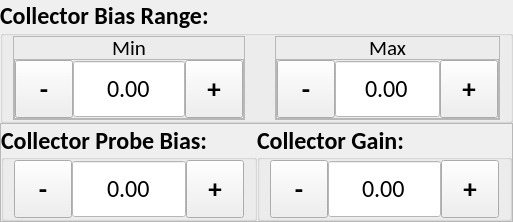
          <widget class="QWidget" name="ion_energy_analyzer_2">
           <layout class="QVBoxLayout" name="verticalLayout_36">
            <property name="spacing">
             <number>0</number>
            </property>
            <property name="leftMargin">
             <number>0</number>
            </property>
            <property name="topMargin">
             <number>0</number>
            </property>
            <property name="rightMargin">
             <number>0</number>
            </property>
            <property name="bottomMargin">
             <number>0</number>
            </property>
            <item>
             <widget class="QGroupBox" name="ion_collect_bias_gb">
              <property name="minimumSize">
               <size>
                <width>0</width>
                <height>112</height>
               </size>
              </property>
              <property name="font">
               <font>
                <family>Calibri</family>
                <pointsize>18</pointsize>
                <weight>75</weight>
                <bold>true</bold>
               </font>
              </property>
              <property name="title">
               <string>Collector Bias Range:</string>
              </property>
              <layout class="QHBoxLayout" name="horizontalLayout_64">
               <property name="spacing">
                <number>30</number>
               </property>
               <property name="leftMargin">
                <number>10</number>
               </property>
               <property name="topMargin">
                <number>0</number>
               </property>
               <property name="rightMargin">
                <number>10</number>
               </property>
               <property name="bottomMargin">
                <number>0</number>
               </property>
               <item>
                <widget class="QFrame" name="ion_collect_bias_min_frame">
                 <property name="maximumSize">
                  <size>
                   <width>1000</width>
                   <height>1000</height>
                  </size>
                 </property>
                 <property name="frameShape">
                  <enum>QFrame::StyledPanel</enum>
                 </property>
                 <property name="frameShadow">
                  <enum>QFrame::Raised</enum>
                 </property>
                 <layout class="QVBoxLayout" name="verticalLayout_34">
                  <property name="spacing">
                   <number>0</number>
                  </property>
                  <property name="leftMargin">
                   <number>0</number>
                  </property>
                  <property name="topMargin">
                   <number>0</number>
                  </property>
                  <property name="rightMargin">
                   <number>0</number>
                  </property>
                  <property name="bottomMargin">
                   <number>0</number>
                  </property>
                  <item>
                   <widget class="QLabel" name="ion_collect_bias_min_label">
                    <property name="minimumSize">
                     <size>
                      <width>40</width>
                      <height>22</height>
                     </size>
                    </property>
                    <property name="maximumSize">
                     <size>
                      <width>1000</width>
                      <height>22</height>
                     </size>
                    </property>
                    <property name="font">
                     <font>
                      <family>Calibri</family>
                      <pointsize>16</pointsize>
                      <weight>50</weight>
                      <bold>false</bold>
                     </font>
                    </property>
                    <property name="text">
                     <string>Min</string>
                    </property>
                    <property name="alignment">
                     <set>Qt::AlignCenter</set>
                    </property>
                   </widget>
                  </item>
                  <item>
                   <widget class="QFrame" name="frame_24">
                    <property name="minimumSize">
                     <size>
                      <width>0</width>
                      <height>58</height>
                     </size>
                    </property>
                    <property name="frameShape">
                     <enum>QFrame::StyledPanel</enum>
                    </property>
                    <property name="frameShadow">
                     <enum>QFrame::Raised</enum>
                    </property>
                    <layout class="QHBoxLayout" name="horizontalLayout_65">
                     <property name="spacing">
                      <number>0</number>
                     </property>
                     <property name="leftMargin">
                      <number>0</number>
                     </property>
                     <property name="topMargin">
                      <number>0</number>
                     </property>
                     <property name="rightMargin">
                      <number>0</number>
                     </property>
                     <property name="bottomMargin">
                      <number>0</number>
                     </property>
                     <item>
                      <widget class="QToolButton" name="ion_collect_bias_min_minus">
                       <property name="minimumSize">
                        <size>
                         <width>58</width>
                         <height>58</height>
                        </size>
                       </property>
                       <property name="maximumSize">
                        <size>
                         <width>58</width>
                         <height>58</height>
                        </size>
                       </property>
                       <property name="font">
                        <font>
                         <pointsize>20</pointsize>
                         <weight>75</weight>
                         <bold>true</bold>
                        </font>
                       </property>
                       <property name="text">
                        <string>-</string>
                       </property>
                      </widget>
                     </item>
                     <item>
                      <widget class="QDoubleSpinBox" name="ion_collect_bias_min_input">
                       <property name="minimumSize">
                        <size>
                         <width>0</width>
                         <height>0</height>
                        </size>
                       </property>
                       <property name="maximumSize">
                        <size>
                         <width>1000</width>
                         <height>58</height>
                        </size>
                       </property>
                       <property name="font">
                        <font>
                         <family>Calibri</family>
                         <pointsize>18</pointsize>
                         <weight>50</weight>
                         <bold>false</bold>
                        </font>
                       </property>
                       <property name="layoutDirection">
                        <enum>Qt::LeftToRight</enum>
                       </property>
                       <property name="styleSheet">
                        <string notr="true">QDoubleSpinBox {
	background-color: #FFFFFF;
}</string>
                       </property>
                       <property name="alignment">
                        <set>Qt::AlignCenter</set>
                       </property>
                       <property name="readOnly">
                        <bool>true</bool>
                       </property>
                       <property name="buttonSymbols">
                        <enum>QAbstractSpinBox::NoButtons</enum>
                       </property>
                       <property name="correctionMode">
                        <enum>QAbstractSpinBox::CorrectToPreviousValue</enum>
                       </property>
                       <property name="showGroupSeparator" stdset="0">
                        <bool>false</bool>
                       </property>
                       <property name="minimum">
                        <double>-10000.000000000000000</double>
                       </property>
                       <property name="maximum">
                        <double>10000.000000000000000</double>
                       </property>
                      </widget>
                     </item>
                     <item>
                      <widget class="QToolButton" name="ion_collect_bias_min_plus">
                       <property name="minimumSize">
                        <size>
                         <width>58</width>
                         <height>58</height>
                        </size>
                       </property>
                       <property name="maximumSize">
                        <size>
                         <width>16777215</width>
                         <height>58</height>
                        </size>
                       </property>
                       <property name="font">
                        <font>
                         <pointsize>20</pointsize>
                         <weight>75</weight>
                         <bold>true</bold>
                        </font>
                       </property>
                       <property name="focusPolicy">
                        <enum>Qt::NoFocus</enum>
                       </property>
                       <property name="text">
                        <string>+</string>
                       </property>
                      </widget>
                     </item>
                    </layout>
                   </widget>
                  </item>
                 </layout>
                </widget>
               </item>
               <item>
                <widget class="QFrame" name="ion_collect_bias_max_frame">
                 <property name="minimumSize">
                  <size>
                   <width>0</width>
                   <height>0</height>
                  </size>
                 </property>
                 <property name="maximumSize">
                  <size>
                   <width>1000</width>
                   <height>1000</height>
                  </size>
                 </property>
                 <property name="frameShape">
                  <enum>QFrame::StyledPanel</enum>
                 </property>
                 <property name="frameShadow">
                  <enum>QFrame::Raised</enum>
                 </property>
                 <layout class="QVBoxLayout" name="verticalLayout_35">
                  <property name="spacing">
                   <number>0</number>
                  </property>
                  <property name="leftMargin">
                   <number>0</number>
                  </property>
                  <property name="topMargin">
                   <number>0</number>
                  </property>
                  <property name="rightMargin">
                   <number>0</number>
                  </property>
                  <property name="bottomMargin">
                   <number>0</number>
                  </property>
                  <item>
                   <widget class="QLabel" name="ion_collect_bias_max_label">
                    <property name="minimumSize">
                     <size>
                      <width>42</width>
                      <height>22</height>
                     </size>
                    </property>
                    <property name="maximumSize">
                     <size>
                      <width>1000</width>
                      <height>22</height>
                     </size>
                    </property>
                    <property name="font">
                     <font>
                      <family>Calibri</family>
                      <pointsize>16</pointsize>
                      <weight>50</weight>
                      <bold>false</bold>
                     </font>
                    </property>
                    <property name="text">
                     <string>Max</string>
                    </property>
                    <property name="alignment">
                     <set>Qt::AlignCenter</set>
                    </property>
                   </widget>
                  </item>
                  <item>
                   <widget class="QFrame" name="frame_25">
                    <property name="frameShape">
                     <enum>QFrame::StyledPanel</enum>
                    </property>
                    <property name="frameShadow">
                     <enum>QFrame::Raised</enum>
                    </property>
                    <layout class="QHBoxLayout" name="horizontalLayout_66">
                     <property name="spacing">
                      <number>0</number>
                     </property>
                     <property name="leftMargin">
                      <number>0</number>
                     </property>
                     <property name="topMargin">
                      <number>0</number>
                     </property>
                     <property name="rightMargin">
                      <number>0</number>
                     </property>
                     <property name="bottomMargin">
                      <number>0</number>
                     </property>
                     <item>
                      <widget class="QToolButton" name="ion_collect_bias_max_minus">
                       <property name="minimumSize">
                        <size>
                         <width>58</width>
                         <height>58</height>
                        </size>
                       </property>
                       <property name="maximumSize">
                        <size>
                         <width>58</width>
                         <height>58</height>
                        </size>
                       </property>
                       <property name="font">
                        <font>
                         <pointsize>20</pointsize>
                         <weight>75</weight>
                         <bold>true</bold>
                        </font>
                       </property>
                       <property name="text">
                        <string>-</string>
                       </property>
                      </widget>
                     </item>
                     <item>
                      <widget class="QDoubleSpinBox" name="ion_collect_bias_max_input">
                       <property name="minimumSize">
                        <size>
                         <width>0</width>
                         <height>0</height>
                        </size>
                       </property>
                       <property name="maximumSize">
                        <size>
                         <width>1000</width>
                         <height>58</height>
                        </size>
                       </property>
                       <property name="font">
                        <font>
                         <family>Calibri</family>
                         <pointsize>18</pointsize>
                         <weight>50</weight>
                         <bold>false</bold>
                        </font>
                       </property>
                       <property name="layoutDirection">
                        <enum>Qt::LeftToRight</enum>
                       </property>
                       <property name="styleSheet">
                        <string notr="true">QDoubleSpinBox {
	background-color: #FFFFFF;
}</string>
                       </property>
                       <property name="alignment">
                        <set>Qt::AlignCenter</set>
                       </property>
                       <property name="readOnly">
                        <bool>true</bool>
                       </property>
                       <property name="buttonSymbols">
                        <enum>QAbstractSpinBox::NoButtons</enum>
                       </property>
                       <property name="correctionMode">
                        <enum>QAbstractSpinBox::CorrectToPreviousValue</enum>
                       </property>
                       <property name="showGroupSeparator" stdset="0">
                        <bool>false</bool>
                       </property>
                       <property name="maximum">
                        <double>10000.000000000000000</double>
                       </property>
                      </widget>
                     </item>
                     <item>
                      <widget class="QToolButton" name="ion_collect_bias_max_plus">
                       <property name="minimumSize">
                        <size>
                         <width>58</width>
                         <height>58</height>
                        </size>
                       </property>
                       <property name="maximumSize">
                        <size>
                         <width>16777215</width>
                         <height>58</height>
                        </size>
                       </property>
                       <property name="font">
                        <font>
                         <pointsize>20</pointsize>
                         <weight>75</weight>
                         <bold>true</bold>
                        </font>
                       </property>
                       <property name="focusPolicy">
                        <enum>Qt::NoFocus</enum>
                       </property>
                       <property name="text">
                        <string>+</string>
                       </property>
                      </widget>
                     </item>
                    </layout>
                   </widget>
                  </item>
                 </layout>
                </widget>
               </item>
              </layout>
             </widget>
            </item>
            <item>
             <widget class="QFrame" name="frame_7">
              <property name="frameShape">
               <enum>QFrame::StyledPanel</enum>
              </property>
              <property name="frameShadow">
               <enum>QFrame::Raised</enum>
              </property>
              <layout class="QHBoxLayout" name="horizontalLayout_67">
               <property name="spacing">
                <number>0</number>
               </property>
               <property name="leftMargin">
                <number>0</number>
               </property>
               <property name="topMargin">
                <number>0</number>
               </property>
               <property name="rightMargin">
                <number>0</number>
               </property>
               <property name="bottomMargin">
                <number>0</number>
               </property>
               <item>
                <widget class="QGroupBox" name="iea_collector_probe_gb">
                 <property name="font">
                  <font>
                   <family>Calibri</family>
                   <pointsize>18</pointsize>
                   <weight>75</weight>
                   <bold>true</bold>
                  </font>
                 </property>
                 <property name="styleSheet">
                  <string notr="true"/>
                 </property>
                 <property name="title">
                  <string>Collector Probe Bias:</string>
                 </property>
                 <property name="alignment">
                  <set>Qt::AlignLeading|Qt::AlignLeft|Qt::AlignVCenter</set>
                 </property>
                 <layout class="QHBoxLayout" name="horizontalLayout_68">
                  <property name="spacing">
                   <number>0</number>
                  </property>
                  <property name="leftMargin">
                   <number>10</number>
                  </property>
                  <property name="topMargin">
                   <number>0</number>
                  </property>
                  <property name="rightMargin">
                   <number>10</number>
                  </property>
                  <property name="bottomMargin">
                   <number>0</number>
                  </property>
                  <item>
                   <widget class="QToolButton" name="iea_collector_probe_minus">
                    <property name="minimumSize">
                     <size>
                      <width>58</width>
                      <height>58</height>
                     </size>
                    </property>
                    <property name="maximumSize">
                     <size>
                      <width>58</width>
                      <height>58</height>
                     </size>
                    </property>
                    <property name="font">
                     <font>
                      <pointsize>20</pointsize>
                      <weight>75</weight>
                      <bold>true</bold>
                     </font>
                    </property>
                    <property name="text">
                     <string>-</string>
                    </property>
                   </widget>
                  </item>
                  <item>
                   <widget class="QDoubleSpinBox" name="iea_collector_probe_input">
                    <property name="minimumSize">
                     <size>
                      <width>0</width>
                      <height>58</height>
                     </size>
                    </property>
                    <property name="maximumSize">
                     <size>
                      <width>1000</width>
                      <height>58</height>
                     </size>
                    </property>
                    <property name="font">
                     <font>
                      <family>Calibri</family>
                      <pointsize>18</pointsize>
                      <weight>50</weight>
                      <bold>false</bold>
                     </font>
                    </property>
                    <property name="focusPolicy">
                     <enum>Qt::NoFocus</enum>
                    </property>
                    <property name="layoutDirection">
                     <enum>Qt::LeftToRight</enum>
                    </property>
                    <property name="styleSheet">
                     <string notr="true">QDoubleSpinBox {
	background-color: #FFFFFF;
}</string>
                    </property>
                    <property name="alignment">
                     <set>Qt::AlignCenter</set>
                    </property>
                    <property name="readOnly">
                     <bool>true</bool>
                    </property>
                    <property name="buttonSymbols">
                     <enum>QAbstractSpinBox::NoButtons</enum>
                    </property>
                    <property name="correctionMode">
                     <enum>QAbstractSpinBox::CorrectToPreviousValue</enum>
                    </property>
                    <property name="showGroupSeparator" stdset="0">
                     <bool>false</bool>
                    </property>
                    <property name="decimals">
                     <number>2</number>
                    </property>
                    <property name="minimum">
                     <double>-10000.000000000000000</double>
                    </property>
                    <property name="maximum">
                     <double>10000.000000000000000</double>
                    </property>
                   </widget>
                  </item>
                  <item>
                   <widget class="QToolButton" name="iea_collector_probe_plus">
                    <property name="minimumSize">
                     <size>
                      <width>58</width>
                      <height>58</height>
                     </size>
                    </property>
                    <property name="maximumSize">
                     <size>
                      <width>16777215</width>
                      <height>58</height>
                     </size>
                    </property>
                    <property name="font">
                     <font>
                      <pointsize>20</pointsize>
                      <weight>75</weight>
                      <bold>true</bold>
                     </font>
                    </property>
                    <property name="focusPolicy">
                     <enum>Qt::NoFocus</enum>
                    </property>
                    <property name="text">
                     <string>+</string>
                    </property>
                   </widget>
                  </item>
                 </layout>
                </widget>
               </item>
               <item>
                <widget class="QGroupBox" name="iea_collector_gain_gb">
                 <property name="font">
                  <font>
                   <family>Calibri</family>
                   <pointsize>18</pointsize>
                   <weight>75</weight>
                   <bold>true</bold>
                  </font>
                 </property>
                 <property name="styleSheet">
                  <string notr="true"/>
                 </property>
                 <property name="title">
                  <string>Collector Gain:</string>
                 </property>
                 <property name="alignment">
                  <set>Qt::AlignLeading|Qt::AlignLeft|Qt::AlignVCenter</set>
                 </property>
                 <layout class="QHBoxLayout" name="horizontalLayout_69">
                  <property name="spacing">
                   <number>0</number>
                  </property>
                  <property name="leftMargin">
                   <number>10</number>
                  </property>
                  <property name="topMargin">
                   <number>0</number>
                  </property>
                  <property name="rightMargin">
                   <number>10</number>
                  </property>
                  <property name="bottomMargin">
                   <number>0</number>
                  </property>
                  <item>
                   <widget class="QToolButton" name="iea_collector_gain_minus">
                    <property name="minimumSize">
                     <size>
                      <width>58</width>
                      <height>58</height>
                     </size>
                    </property>
                    <property name="maximumSize">
                     <size>
                      <width>58</width>
                      <height>58</height>
                     </size>
                    </property>
                    <property name="font">
                     <font>
                      <pointsize>20</pointsize>
                      <weight>75</weight>
                      <bold>true</bold>
                     </font>
                    </property>
                    <property name="text">
                     <string>-</string>
                    </property>
                   </widget>
                  </item>
                  <item>
                   <widget class="QDoubleSpinBox" name="iea_collector_gain_input">
                    <property name="minimumSize">
                     <size>
                      <width>0</width>
                      <height>58</height>
                     </size>
                    </property>
                    <property name="maximumSize">
                     <size>
                      <width>1000</width>
                      <height>58</height>
                     </size>
                    </property>
                    <property name="font">
                     <font>
                      <family>Calibri</family>
                      <pointsize>18</pointsize>
                      <weight>50</weight>
                      <bold>false</bold>
                     </font>
                    </property>
                    <property name="focusPolicy">
                     <enum>Qt::NoFocus</enum>
                    </property>
                    <property name="layoutDirection">
                     <enum>Qt::LeftToRight</enum>
                    </property>
                    <property name="styleSheet">
                     <string notr="true">QDoubleSpinBox {
	background-color: #FFFFFF;
}</string>
                    </property>
                    <property name="alignment">
                     <set>Qt::AlignCenter</set>
                    </property>
                    <property name="readOnly">
                     <bool>true</bool>
                    </property>
                    <property name="buttonSymbols">
                     <enum>QAbstractSpinBox::NoButtons</enum>
                    </property>
                    <property name="correctionMode">
                     <enum>QAbstractSpinBox::CorrectToPreviousValue</enum>
                    </property>
                    <property name="showGroupSeparator" stdset="0">
                     <bool>false</bool>
                    </property>
                    <property name="decimals">
                     <number>2</number>
                    </property>
                    <property name="minimum">
                     <double>-10000.000000000000000</double>
                    </property>
                    <property name="maximum">
                     <double>10000.000000000000000</double>
                    </property>
                   </widget>
                  </item>
                  <item>
                   <widget class="QToolButton" name="iea_collector_gain_plus">
                    <property name="minimumSize">
                     <size>
                      <width>58</width>
                      <height>58</height>
                     </size>
                    </property>
                    <property name="maximumSize">
                     <size>
                      <width>16777215</width>
                      <height>58</height>
                     </size>
                    </property>
                    <property name="font">
                     <font>
                      <pointsize>20</pointsize>
                      <weight>75</weight>
                      <bold>true</bold>
                     </font>
                    </property>
                    <property name="focusPolicy">
                     <enum>Qt::NoFocus</enum>
                    </property>
                    <property name="text">
                     <string>+</string>
                    </property>
                   </widget>
                  </item>
                 </layout>
                </widget>
               </item>
              </layout>
             </widget>
            </item>
           </layout>
          </widget>
